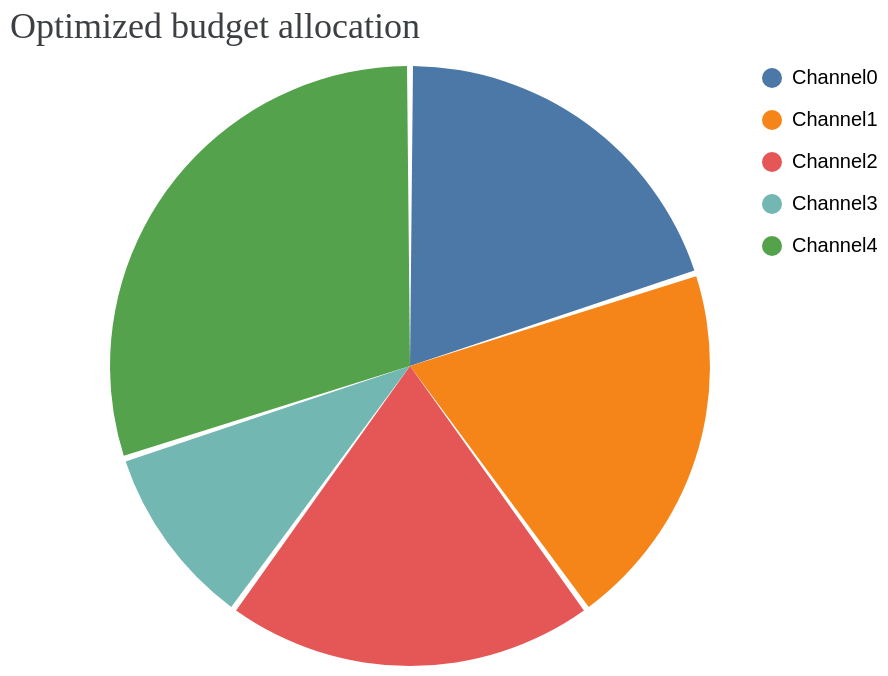

The notebook cell this image was saved under:
### Code cell
# 最適化前の予算配分
optimization_results.plot_budget_allocation(optimized=False)

### Figure 1 — Vega-Lite specification as saved in the notebook (floating-point values rounded to 4 significant figures)
{"config": {"view": {"continuousWidth": 300, "continuousHeight": 300, "stroke": null}}, "data": {"name": "data-f2a9066a018c6f545d6e6c0f1ca2fdb3"}, "mark": {"type": "arc", "padAngle": 0.02, "tooltip": true}, "encoding": {"color": {"field": "channel", "legend": {"offset": -25, "rowPadding": 10, "title": null}, "type": "nominal"}, "theta": {"field": "spend", "type": "quantitative"}}, "title": {"text": "Optimized budget allocation", "anchor": "start", "color": "#3C4043", "font": "Google Sans Display", "fontSize": 18, "fontWeight": "normal", "offset": 10}, "width": 400, "$schema": "https://vega.github.io/schema/vega-lite/v5.20.1.json", "datasets": {"data-f2a9066a018c6f545d6e6c0f1ca2fdb3": [{"channel": "Channel0", "spend": 14000000.0}, {"channel": "Channel1", "spend": 14000000.0}, {"channel": "Channel2", "spend": 14000000.0}, {"channel": "Channel3", "spend": 7000000.0}, {"channel": "Channel4", "spend": 21000000.0}]}}
